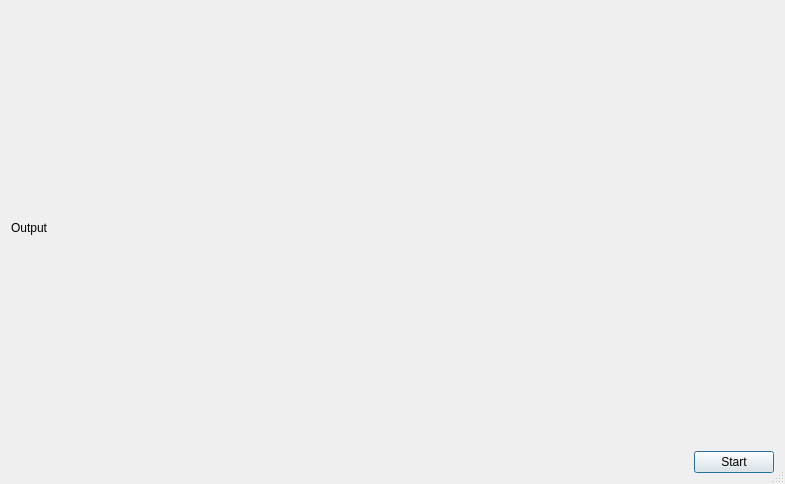
<?xml version="1.0" encoding="UTF-8"?>
<ui version="4.0">
 <class>Output</class>
 <widget class="QDialog" name="Output">
  <property name="geometry">
   <rect>
    <x>0</x>
    <y>0</y>
    <width>785</width>
    <height>484</height>
   </rect>
  </property>
  <property name="sizePolicy">
   <sizepolicy hsizetype="Expanding" vsizetype="Expanding">
    <horstretch>0</horstretch>
    <verstretch>0</verstretch>
   </sizepolicy>
  </property>
  <property name="windowTitle">
   <string>ASIO Output</string>
  </property>
  <property name="sizeGripEnabled">
   <bool>true</bool>
  </property>
  <property name="modal">
   <bool>false</bool>
  </property>
  <layout class="QVBoxLayout" name="verticalLayout">
   <property name="sizeConstraint">
    <enum>QLayout::SetDefaultConstraint</enum>
   </property>
   <item>
    <widget class="QLabel" name="label">
     <property name="text">
      <string>Output</string>
     </property>
    </widget>
   </item>
   <item>
    <layout class="QVBoxLayout" name="propertiesLayout"/>
   </item>
   <item>
    <layout class="QHBoxLayout" name="horizontalLayout">
     <property name="spacing">
      <number>6</number>
     </property>
     <item>
      <spacer name="horizontalSpacer">
       <property name="orientation">
        <enum>Qt::Horizontal</enum>
       </property>
       <property name="sizeHint" stdset="0">
        <size>
         <width>40</width>
         <height>20</height>
        </size>
       </property>
      </spacer>
     </item>
     <item>
      <widget class="QPushButton" name="outputButton">
       <property name="text">
        <string>Start</string>
       </property>
       <property name="checkable">
        <bool>true</bool>
       </property>
      </widget>
     </item>
    </layout>
   </item>
  </layout>
 </widget>
 <resources/>
 <connections/>
</ui>
